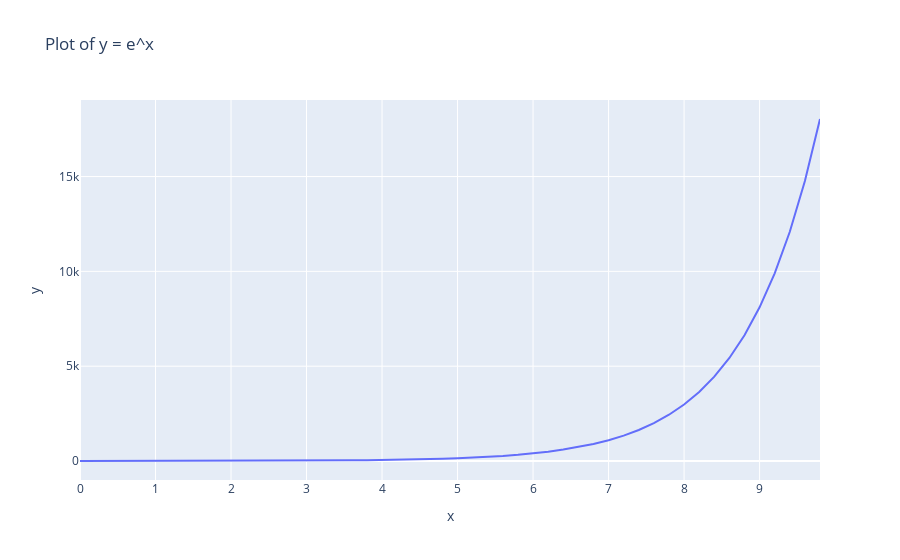

Here is the notebook cell this chart was saved with:
### Markdown cell above
Task 3a

### Code cell
x = np.arange(0, 10, 0.2)
y = np.exp(x)

data = pd.DataFrame({"x": x, "y": y})

fig = px.line(data, x="x", y="y", title="Plot of y = e^x")

fig.show()

### Figure 1 — Plotly figure (JSON) as saved in the notebook; plotly's stock layout.template omitted (floating-point values rounded to 4 significant figures)
{"data": [{"hovertemplate": "x=%{x}<br>y=%{y}<extra></extra>", "legendgroup": "", "line": {"color": "#636efa", "dash": "solid"}, "marker": {"symbol": "circle"}, "mode": "lines", "name": "", "orientation": "v", "showlegend": false, "type": "scatter", "x": [0, 0.2, 0.4, 0.6, 0.8, 1, 1.2, 1.4, 1.6, 1.8, 2, 2.2, 2.4, 2.6, 2.8, 3, 3.2, 3.4, 3.6, 3.8, 4, 4.2, 4.4, 4.6, 4.8, 5, 5.2, 5.4, 5.6, 5.8, 6, 6.2, 6.4, 6.6, 6.8, 7, 7.2, 7.4, 7.6, 7.8, 8, 8.2, 8.4, 8.6, 8.8, 9, 9.2, 9.4, 9.6, 9.8], "xaxis": "x", "y": [1, 1.221, 1.492, 1.822, 2.226, 2.718, 3.32, 4.055, 4.953, 6.05, 7.389, 9.025, 11.02, 13.46, 16.44, 20.09, 24.53, 29.96, 36.6, 44.7, 54.6, 66.69, 81.45, 99.48, 121.5, 148.4, 181.3, 221.4, 270.4, 330.3, 403.4, 492.7, 601.8, 735.1, 897.8, 1097.0, 1339.0, 1636.0, 1998.0, 2441.0, 2981.0, 3641.0, 4447.0, 5432.0, 6634.0, 8103.0, 9897.0, 12090.0, 14760.0, 18030.0], "yaxis": "y"}], "layout": {"legend": {"tracegroupgap": 0}, "title": {"text": "Plot of y = e^x"}, "xaxis": {"anchor": "y", "domain": [0, 1], "title": {"text": "x"}}, "yaxis": {"anchor": "x", "domain": [0, 1], "title": {"text": "y"}}}}
